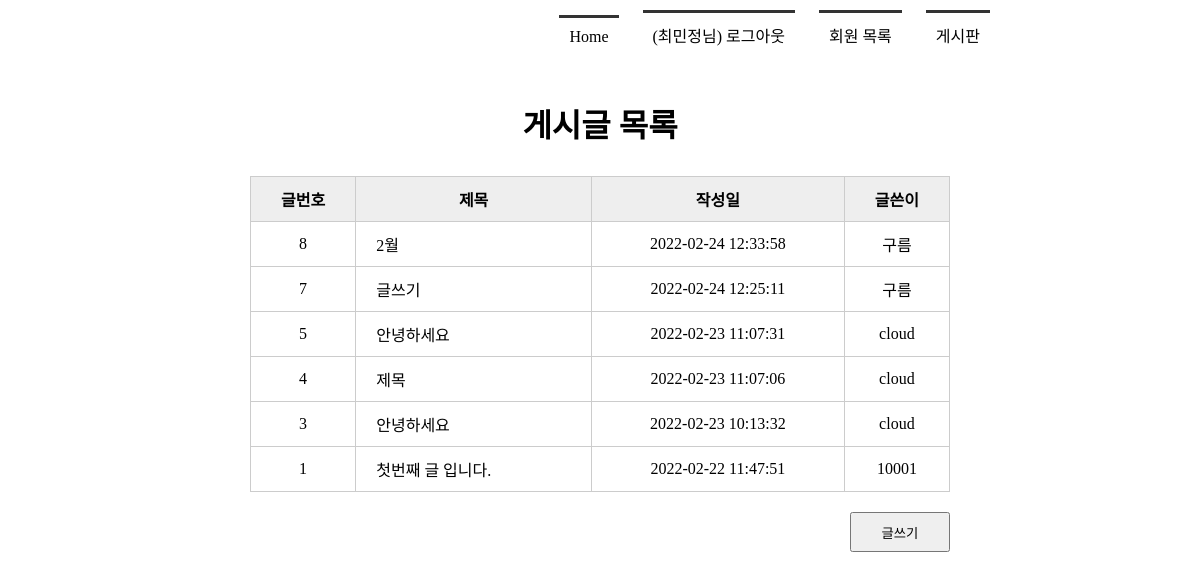
Page /boardlist/ (signed in) on the committed database.
### tables this page shows
CREATE TABLE board(
            bno integer PRIMARY KEY AUTOINCREMENT,
            title   text NOT NULL,
            content text NOT NULL,
            createDate timestamp date DEFAULT (datetime('now', 'localtime')),
            mid char(5) NOT NULL,
            FOREIGN KEY(mid) REFERENCES member(mid) ON DELETE CASCADE
        );

### app.py (the view)
@app.route('/boardlist/')
def boardlist():
    conn = getconn()
    cur = conn.cursor()
    sql = "SELECT * FROM board ORDER BY bno DESC"
    cur.execute(sql)
    rs = cur.fetchall()
    conn.close()
    return render_template('boardlist.html', rs=rs)

### model/model_member.py (called while the page is built)
def getconn():
    conn = sqlite3.connect('./members.db')
    return conn

### templates/boardlist.html (shortened to what this page needs)
<!DOCTYPE html>
<html lang="ko">
<head>
    <link rel="stylesheet" href="{{ url_for('static', filename='style.css') }}">
</head>
<body>
    <div id="container">
        {% include 'navbar.html' %}
        <section>
            <h1>게시글 목록</h1>
            <table class="tbl_board">
                <tr>
                    <th>글번호</th>
                    <th>제목</th>
                    <th>작성일</th>
                    <th>글쓴이</th>
                </tr>
                {% for i in rs %}
                <tr>
                    <td>{{ i[0] }}</td>
                    <td><a href="{{ url_for('board_view', bno=i[0]) }}" >{{ i[1] }}</a></td>
                    <td>{{ i[3] }}</td>
                    <td>{{ i[4] }}</td>
                </tr>
                {% endfor %}
            </table>
            <div class="btn_write">
                <button type="button" onclick="location.href='/writing/'">글쓰기</button>
            </div>
        </section>
    </div>
</body>
</html>

### static/style.css (style rules this page uses)
* { margin: 0; padding: 0; }
#container { width: 1000px; margin: 0 auto; }
section { text-align:center; }
section h1 { font-size: 2em; margin-bottom: 30px; }
section table { width: 600px; margin: 0 auto; }
section table, th, td { padding: 10px; border: 1px solid #ccc; border-collapse: collapse; }
section .tbl_board { width: 700px; }
section .tbl_board th { background: #eee; }
section .tbl_board a { text-decoration: none; color: #000; }
section .tbl_board td:nth-child(2) { text-align: left; padding-left: 20px; }
section .btn_write { text-align: right; margin: 20px 150px; }
section .btn_write button { width: 100px; height: 40px; }

### rows in the picture
board: bno "8", title "2월", createDate "2022-02-24 12:33:58", mid "구름"
board: bno "7", title "글쓰기", createDate "2022-02-24 12:25:11", mid "구름"
board: bno "5", title "안녕하세요", createDate "2022-02-23 11:07:31", mid "cloud"
board: bno "4", title "제목", createDate "2022-02-23 11:07:06", mid "cloud"
board: bno "3", title "안녕하세요", createDate "2022-02-23 10:13:32", mid "cloud"
board: bno "1", title "첫번째 글 입니다.", createDate "2022-02-22 11:47:51", mid "10001"

### other values in the picture
{{ session['userName'] }} "최민정"
